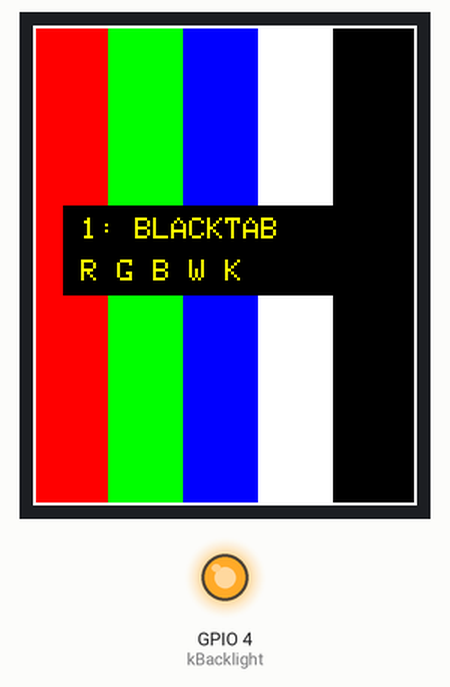
Simulated run of this sketch. Board: ESP32. On the bench: 128×160 colour display, output pins drawn as LEDs (lit = HIGH). What the sketch prints to the serial monitor is not drawn.

Above: at 0.2 s.
At 8.4 s:
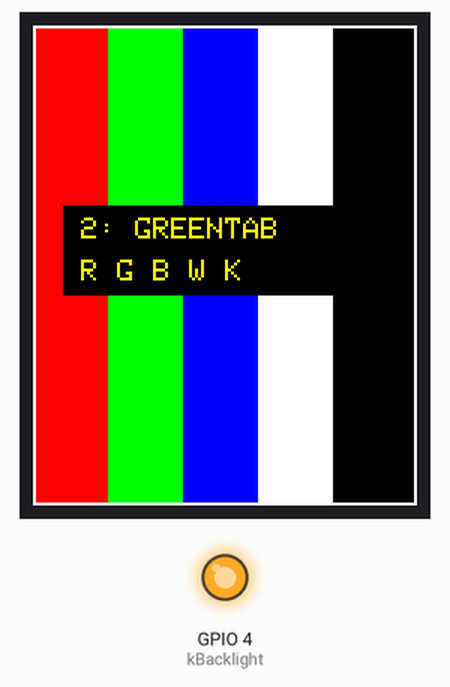
At 16.6 s:
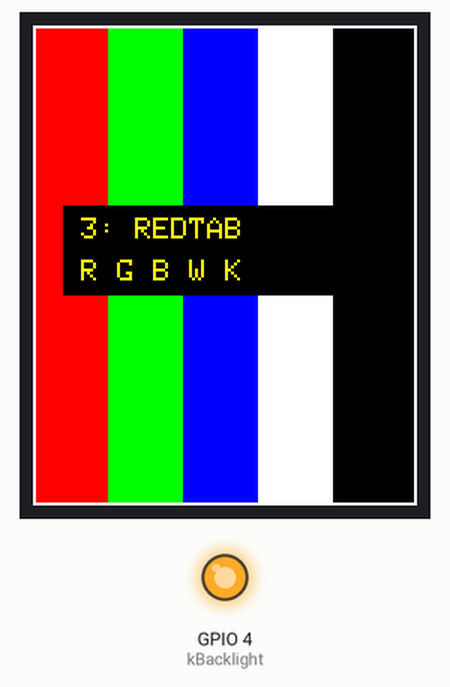
At 24.8 s:
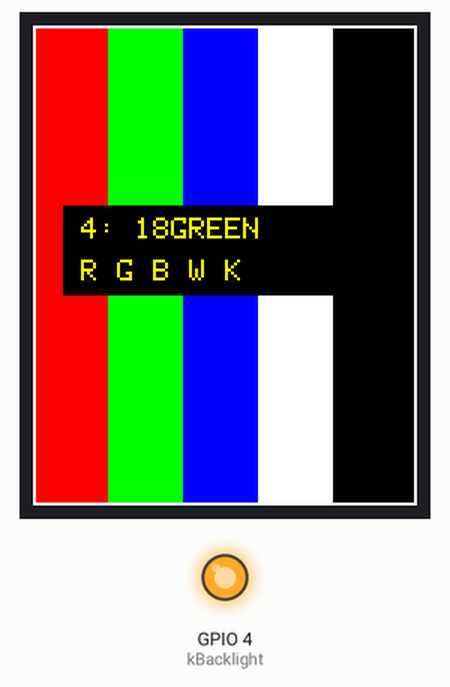
At 33.0 s:
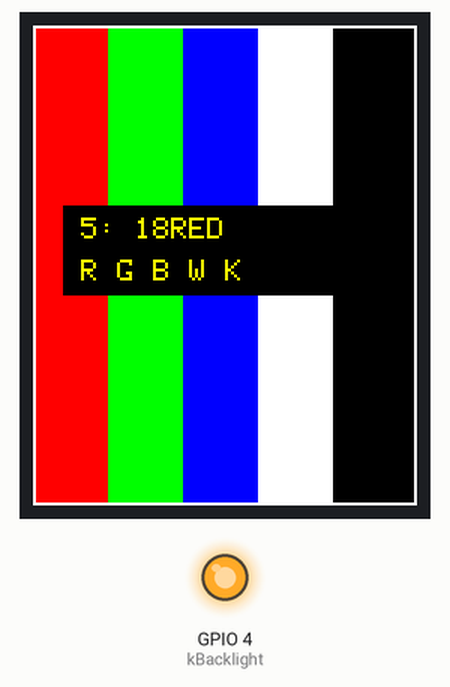

Measured:
- what the display in image 0 shows lasts 8.2 s, from 0.2 s to 8.4 s

The sketch:

12_tft_variants.ino
```cpp
// Finds which ST7735 init variant this 1.8" module needs.
// Cycles Adafruit's init tabs every 8 s, each showing its name, R/G/B/W/K bars
// and a 1-px white border. The right variant has solid bars and all 4 edges.
// Wiring: same as 11_tft_bringup (docs/wiring.md, Dexi).

#include <Adafruit_GFX.h>
#include <Adafruit_ST7735.h>
#include <SPI.h>

constexpr int kSck = 18, kMosi = 23, kCs = 5, kDc = 16, kRst = 17, kBacklight = 4;

Adafruit_ST7735 tft(kCs, kDc, kMosi, kSck, kRst);  // software SPI: slow but robust

struct Variant {
  const char* name;
  uint8_t tab;
};
const Variant kVariants[] = {
    {"BLACKTAB", INITR_BLACKTAB},
    {"GREENTAB", INITR_GREENTAB},
    {"REDTAB", INITR_REDTAB},
    {"18GREEN", INITR_18GREENTAB},
    {"18RED", INITR_18REDTAB},
    {"18BLACK", INITR_18BLACKTAB},
};

void show(const Variant& v, int index) {
  digitalWrite(kRst, LOW);
  delay(20);
  tft.initR(v.tab);
  tft.setRotation(0);
  const uint16_t bars[] = {ST77XX_RED, ST77XX_GREEN, ST77XX_BLUE, ST77XX_WHITE, ST77XX_BLACK};
  int w = tft.width() / 5;
  for (int i = 0; i < 5; i++) tft.fillRect(i * w, 0, w, tft.height(), bars[i]);
  tft.drawRect(0, 0, tft.width(), tft.height(), ST77XX_WHITE);
  tft.fillRect(10, 60, 108, 30, ST77XX_BLACK);
  tft.setTextColor(ST77XX_YELLOW);
  tft.setTextSize(1);
  tft.setCursor(16, 64);
  tft.printf("%d: %s", index + 1, v.name);
  tft.setCursor(16, 78);
  tft.print("R G B W K");
  Serial.printf("showing %d: %s\n", index + 1, v.name);
}

void setup() {
  Serial.begin(115200);
  pinMode(kBacklight, OUTPUT);
  digitalWrite(kBacklight, HIGH);
}

void loop() {
  static int i = 0;
  show(kVariants[i], i);
  i = (i + 1) % (sizeof(kVariants) / sizeof(kVariants[0]));
  delay(8000);
}
```
